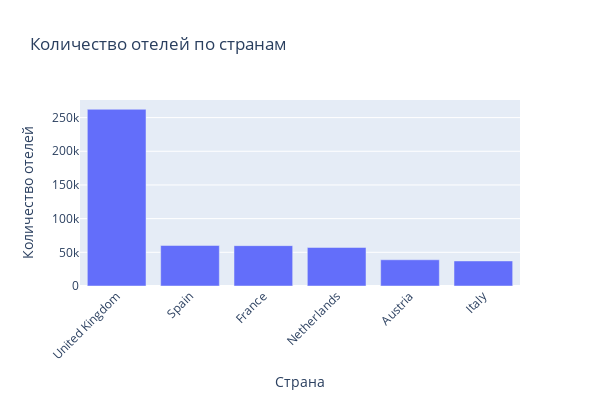
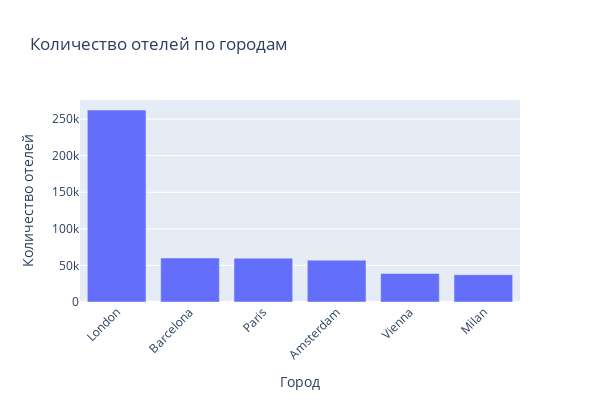

Notebook code for these charts, in order:
### Code cell
# Подготовка данных для первого графика
country_counts = data['hotel_country'].value_counts()

# Создание первого графика
fig = go.Figure(data=[go.Bar(x=country_counts.index, y=country_counts.values)])
fig.update_layout(
    title="Количество отелей по странам",
    xaxis_title="Страна",
    yaxis_title="Количество отелей",
    xaxis_tickangle=-45,  # Поворот меток оси x
    width=600,
    height=400
)

# Подготовка данных для второго графика
city_counts = data['hotel_city'].value_counts()

# Создание второго графика
fig2 = go.Figure(data=[go.Bar(x=city_counts.index, y=city_counts.values)])
fig2.update_layout(
    title="Количество отелей по городам",
    xaxis_title="Город",
    yaxis_title="Количество отелей",
    xaxis_tickangle=-45,  # Поворот меток оси x
    width=600,
    height=400
)

# Отображение графиков
fig.show()
fig2.show()

### Figure 1 — Plotly figure (JSON) as saved in the notebook; plotly's stock layout.template omitted (floating-point values rounded to 4 significant figures)
{"data": [{"type": "bar", "x": ["United Kingdom", "Spain", "France", "Netherlands", "Austria", "Italy"], "y": [262301, 60149, 59928, 57214, 38939, 37207]}], "layout": {"height": 400, "title": {"text": "Количество отелей по странам"}, "width": 600, "xaxis": {"tickangle": -45, "title": {"text": "Страна"}}, "yaxis": {"title": {"text": "Количество отелей"}}}}

### Figure 2 — Plotly figure (JSON) as saved in the notebook; plotly's stock layout.template omitted (floating-point values rounded to 4 significant figures)
{"data": [{"type": "bar", "x": ["London", "Barcelona", "Paris", "Amsterdam", "Vienna", "Milan"], "y": [262301, 60149, 59928, 57214, 38939, 37207]}], "layout": {"height": 400, "title": {"text": "Количество отелей по городам"}, "width": 600, "xaxis": {"tickangle": -45, "title": {"text": "Город"}}, "yaxis": {"title": {"text": "Количество отелей"}}}}
